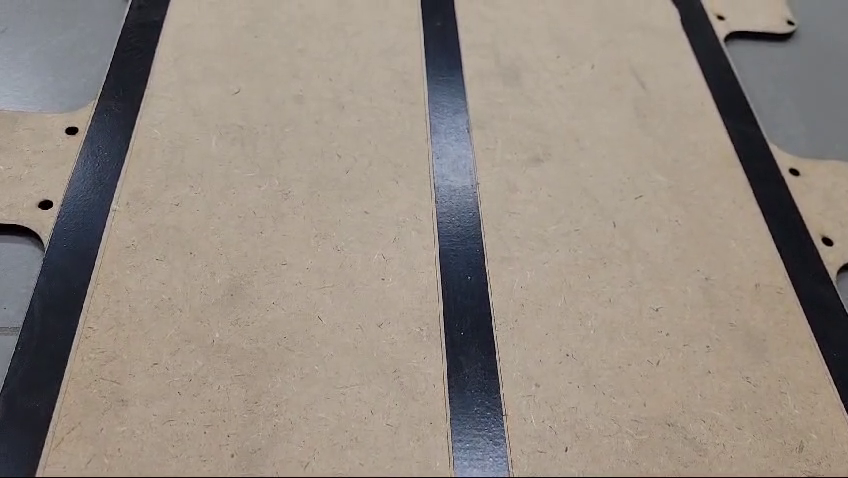
#> input picture frame 38 of LineFollower/footage/mp4TestLaneDetection2.mp4, 848 x 478 px
$ python test2_laneDetection.py
#> lines starting #> are read from the running program, lines starting #| are printed output that depends on the picture; after the words box and inside, x2 and y2 are one past the last pixel; in counts of white or black regions, pixels touching at a corner belong together; long printed decimals are rounded
#opencv2 testing for video or image: Probabilistic hough
#Transform, gaussian blur and a crop from gaussian blur
#Display a graph of the results and a regession of them

import cv2
import numpy as np
import time
import math
import matplotlib.pyplot as plt

#video_path = 'imgTestLaneDetection3.jpeg'
video_path = 'footage/mp4TestLaneDetection2.mp4'

cap  = cv2.VideoCapture(video_path)

# Crop properly so we get the line
# Find mean of the lines
#
meanArr = []
while (True):
    ret, frame = cap.read()
#> frame is the input picture: shape (478, 848, 3); mean B, G, R 129.6, 139.1, 149.1
    if not ret:
        print("valio orto")
        break
    #print(cap.isOpened())
    image = cv2.cvtColor(frame, cv2.COLOR_RGB2BGR)
    gray_raw_image = cv2.cvtColor(image, cv2.COLOR_BGR2GRAY)
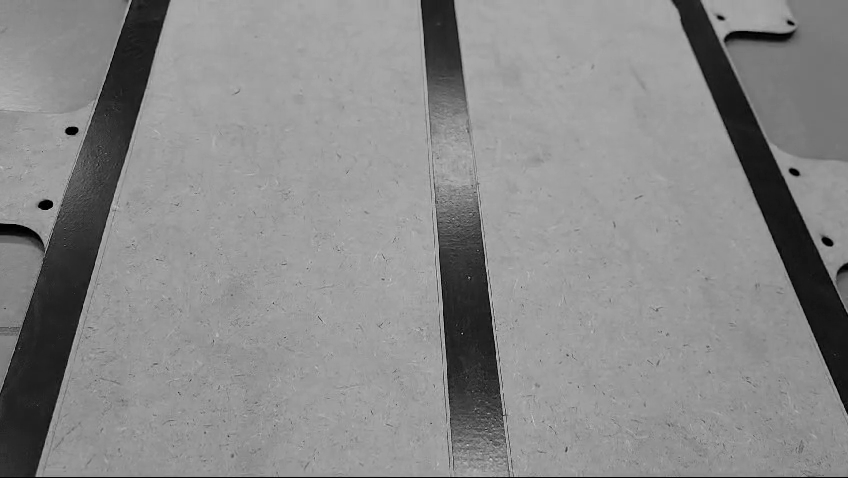
#> gray_raw_image: shape (478, 848); min 0, max 207, mean 137.4
    #print(gray_raw_image[5][2])
    gray_vertical_flip = cv2.flip(gray_raw_image, 1)
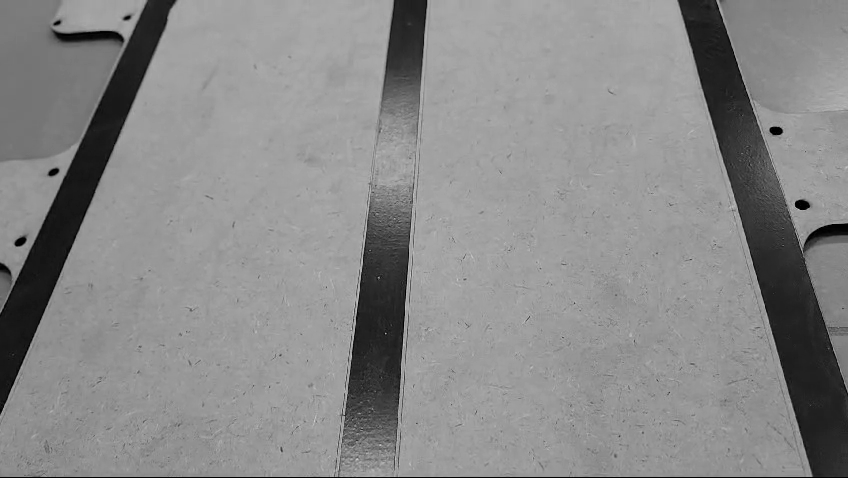
#> gray_vertical_flip: shape (478, 848); min 0, max 207, mean 137.4
    gray_flip_repaired = cv2.flip(gray_vertical_flip, 0)
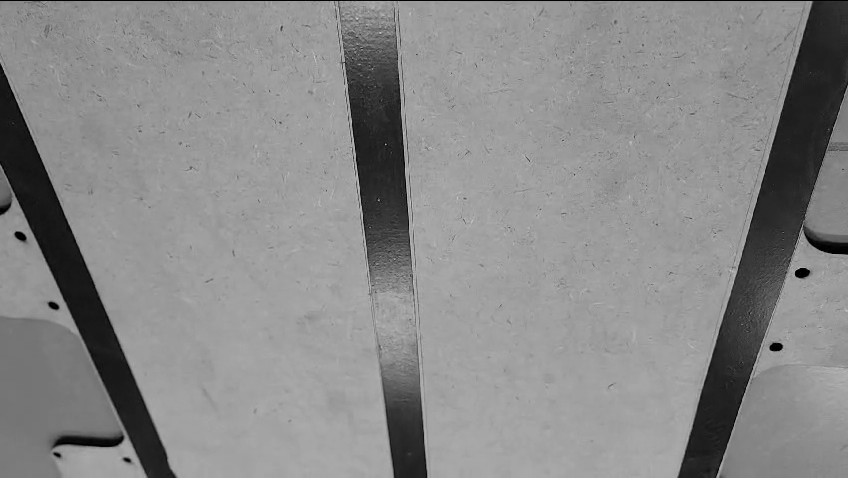
#> gray_flip_repaired: shape (478, 848); min 0, max 207, mean 137.4

    #       y0
    #       |
    #  x0---|---xf
    #       |
    #       yf

    ret, thresh = cv2.threshold(gray_flip_repaired, 127, 255, 0)
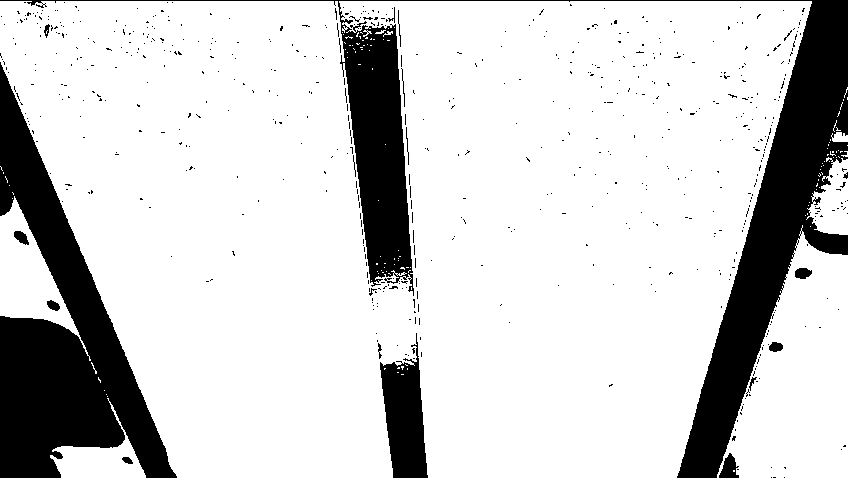
#> thresh: shape (478, 848); 81.5% white; 631 black regions (613 under 20 px), largest, box (x1, y1, x2, y2) and area: (0, 0, 848, 478) 38650, (0, 62, 177, 478) 28906, (380, 333, 428, 478) 4240
    crop = thresh[200:478,0:650]   #crop the image to only see the line (y0,y1,x0,x1)
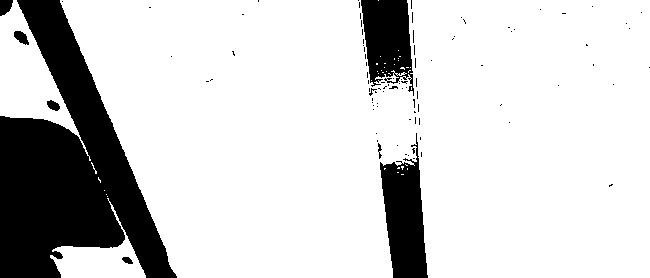
#> crop: shape (278, 650); 81.6% white; 94 black regions (86 under 20 px), largest, box (x1, y1, x2, y2) and area: (0, 0, 177, 278) 24662, (380, 133, 428, 278) 4240, (361, 0, 414, 96) 3509
    #smooth_image = cv2.GaussianBlur(thresh, (5,7), 3)
    dst = cv2.Canny(crop, 50, 200, None, 3)
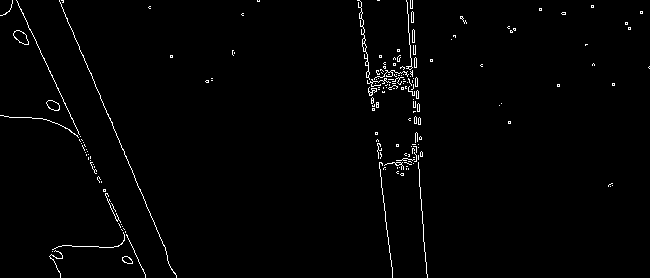
#> dst: shape (278, 650); 1.4% white in thin lines or dots
    cdst = cv2.cvtColor(dst, cv2.COLOR_GRAY2BGR)
#> cdst: shape (278, 650, 3); 1.4% white in thin lines or dots
    cdstP = np.copy(cdst)
    linesP = cv2.HoughLinesP(dst, 1, np.pi/90, 50, None, 50, 10) #lines p returns an array with x1,y1,x2,y2
#> linesP = 15 rows, first 6: [407, 2, 414, 95], [376, 132, 388, 244], [50, 71, 81, 139], [406, 0, 416, 149], [358, 0, 374, 110], [417, 133, 419, 186]


    #puntos = linesP[:,0,:]    #[a][b][c] a is the x1,x2,x3,x4 index; b is the line and c is the entire column, this part prints the entire list for the iteration
    arrayx1 = linesP[:,0,0]
#> arrayx1 = [407, 376, 50, 406, 358, 417, 23, 104, 108, 410, 59, 383, 131, 360, 412]
    meanval = np.mean(arrayx1)
#> meanval = 266.9
    #print(meanval)
    meanArr.append(meanval)
    cv2.line(cdstP, (int(meanval), 0), (int(meanval), 400), (0,0,255), 3, cv2.LINE_AA)
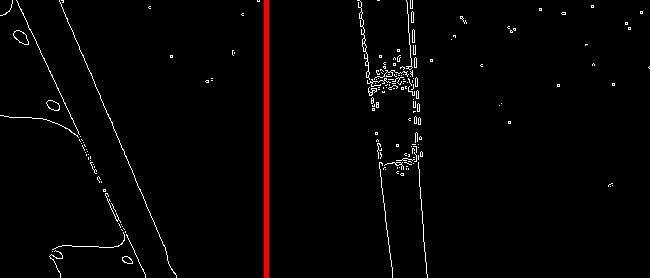
#> cdstP: shape (278, 650, 3); mean B, G, R 3.6, 3.6, 5.7
    print(meanArr)
#| [266.933]


    # [20 lines of commented-out code are left out]
    cv2.imshow("blur", thresh)
    cv2.imshow("crop", crop)
    cv2.imshow("Probabilistic Houg  Transform", cdstP)
    if cv2.waitKey(1) & 0xFF == ord('q'):
#> (key q is pressed here)
        break

timeArr = list(range(0, len(meanArr)))
#> timeArr = [0]
#> (the run stopped early here; a loop or call above may not have finished)

$ run again, starting later in the video
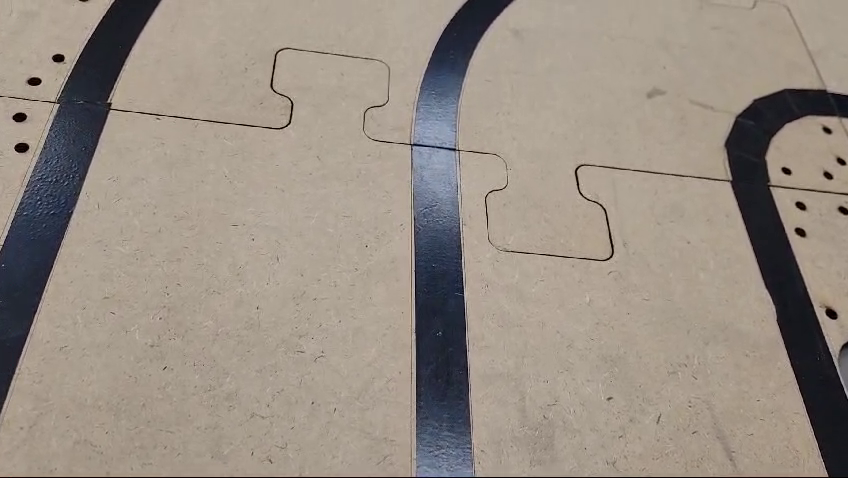
#> input picture frame 171 of LineFollower/footage/mp4TestLaneDetection2.mp4, 848 x 478 px
#> frame is the input picture: shape (478, 848, 3); mean B, G, R 132, 142.5, 152.7
#> `ret, thresh = cv2.threshold(gray_flip_repaired, 127, 255, 0)`:
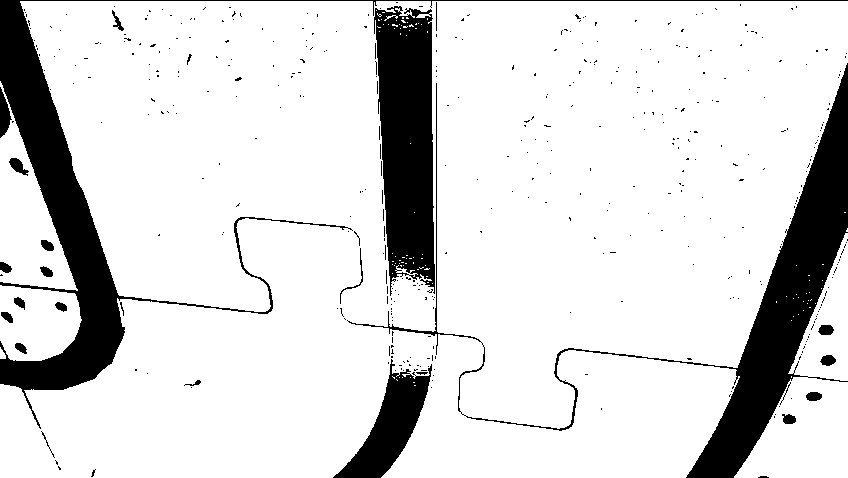
#> thresh: shape (478, 848); 85.2% white; 441 black regions (415 under 20 px), largest, box (x1, y1, x2, y2) and area: (347, 63, 848, 478) 19656, (0, 0, 848, 429) 19260, (374, 6, 435, 296) 13404
#> crop: shape (278, 650); 88.4% white; 114 black regions (98 under 20 px), largest, box (x1, y1, x2, y2) and area: (0, 0, 353, 229) 10612, (333, 159, 432, 278) 4497, (385, 0, 435, 96) 3596
#> dst: shape (278, 650); 2.4% white in thin lines or dots
#> cdst: shape (278, 650, 3); 2.4% white in thin lines or dots
#> linesP = 18 rows, first 6: [437, 107, 437, 0], [348, 122, 437, 131], [569, 147, 647, 156], [123, 96, 269, 112], [244, 16, 350, 27], [385, 59, 393, 176]
#> arrayx1 = 18 values, max 569 at index 2, min 1 at index 8, mean 277.6
#> meanval = 277.6
#> `cv2.line(cdstP, (int(meanval), 0), (int(meanval), 400), (0,0,255), 3, ..`:
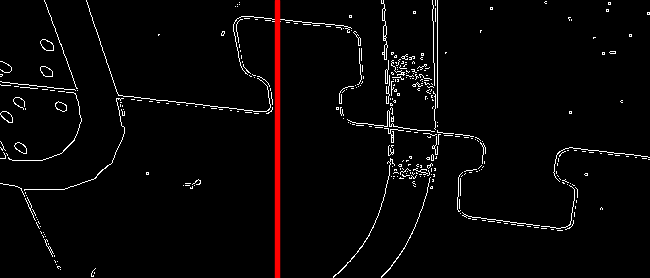
#> cdstP: shape (278, 650, 3); mean B, G, R 6.2, 6.2, 8.3
#| [277.556]
#> timeArr = [0]

$ run again, starting later in the video
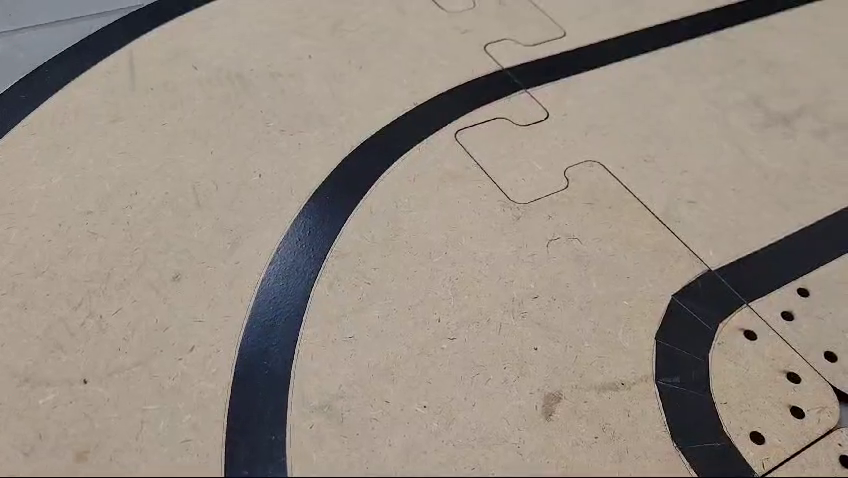
#> input picture frame 304 of LineFollower/footage/mp4TestLaneDetection2.mp4, 848 x 478 px
#> frame is the input picture: shape (478, 848, 3); mean B, G, R 130.4, 140.9, 151.4
#> `ret, thresh = cv2.threshold(gray_flip_repaired, 127, 255, 0)`:
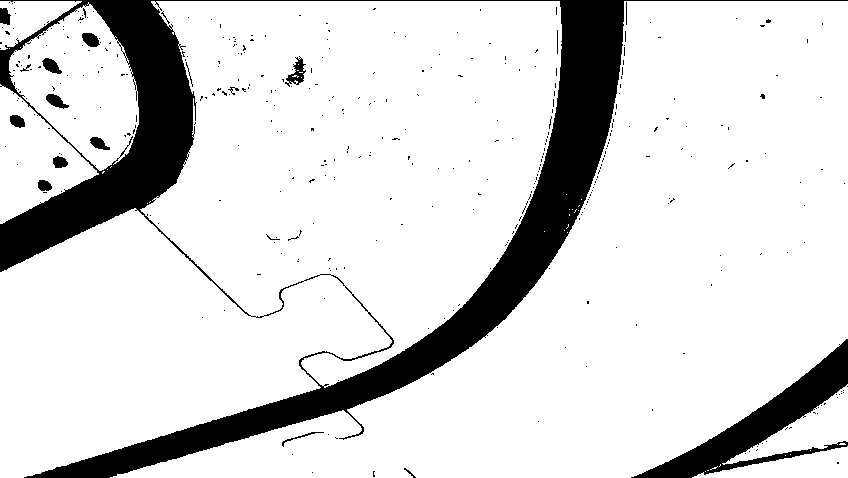
#> thresh: shape (478, 848); 85% white; 377 black regions (359 under 20 px), largest, box (x1, y1, x2, y2) and area: (0, 0, 848, 478) 50934, (631, 339, 848, 478) 7235, (285, 56, 306, 87) 263
#> crop: shape (278, 650); 86.2% white; 64 black regions (60 under 20 px), largest, box (x1, y1, x2, y2) and area: (0, 0, 585, 278) 24600, (631, 270, 650, 278) 79, (282, 232, 324, 247) 77, (404, 268, 416, 278) 27
#> dst: shape (278, 650); 1.5% white in thin lines or dots
#> cdst: shape (278, 650, 3); 1.5% white in thin lines or dots
#> linesP = [[111, 276, 355, 206], [135, 8, 244, 113], [173, 41, 251, 117], [49, 269, 168, 234], [244, 210, 336, 183], [0, 71, 99, 23], [189, 253, 340, 210], [177, 230, 287, 198], [2, 71, 121, 13]]
#> arrayx1 = [111, 135, 173, 49, 244, 0, 189, 177, 2]
#> meanval = 120
#> `cv2.line(cdstP, (int(meanval), 0), (int(meanval), 400), (0,0,255), 3, ..`:
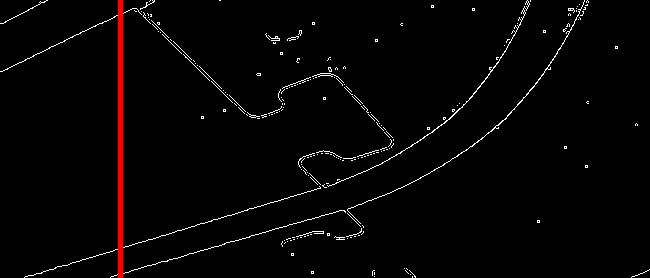
#> cdstP: shape (278, 650, 3); mean B, G, R 3.9, 3.9, 6
#| [120.0]
#> timeArr = [0]
